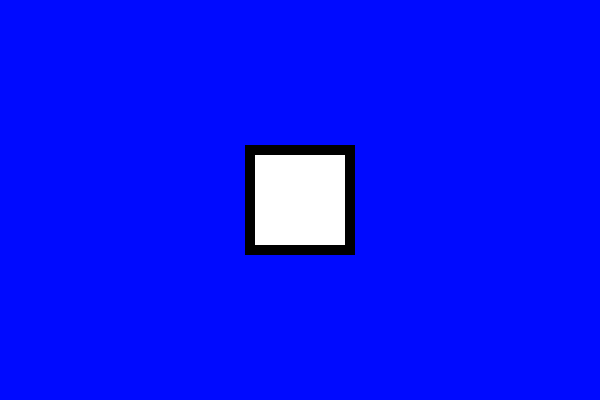
Frame 1 (no input)
Frame 60 (no input): identical to frame 1, image omitted
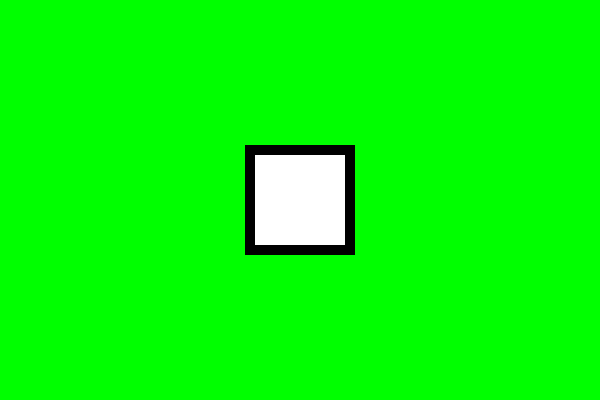
Frame 120 (the mouse pressed at the canvas centre since frame 60)

The p5.js sketch that drew these frames (run headless with seeded random() and noise() and a simulated clock; from frame 60 on, the mouse is pressed at the canvas centre):

// p5.js sketch
// ── sketch.js
function setup() {
  createCanvas(600, 400);
  frameRate(100)
}
function draw() {
  
strokeWeight(10)
fill(255)
 if (mouseX < 100){
  background(0,10,255)
 }

 else if (mouseX>500){
  background(255,0,0)
 }
 else {
  background(0,255,0)
 }
 //circle(mouseX,mouseY,10)
 if (mouseX>width/2) {
   circle((width/2),(height/2),100)
 }
else {
  rect((width/2)-50,(height/2)-50,100,100)
}

}
